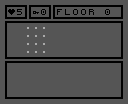

This is a level from a 2D game, rendered from its Tiled map with the project's own tilesets. A one-line summary and the complete map file follow:
An orthogonal 16x13 tile map with 8x8 px tiles, 1 tile layer (Tile Layer 1), 2 tilesets.

<map version="1.9" tiledversion="1.9.1" orientation="orthogonal" renderorder="right-down" width="16" height="13" tilewidth="8" tileheight="8" infinite="0" nextlayerid="2" nextobjectid="1">
 <tileset firstgid="1" source="bg.tsx" />
 <tileset firstgid="129" name="shared" tilewidth="8" tileheight="8" tilecount="128" columns="16">
  <image source="../img/shared.png" width="128" height="64" />
 </tileset>
 <layer id="1" name="Tile Layer 1" width="16" height="13">
  <data encoding="csv">
113,114,114,115,114,114,115,114,114,114,114,114,114,114,114,116,
117,229,235,118,198,230,118,209,215,218,218,221,1,230,1,119,
120,121,121,122,121,121,122,121,121,121,121,121,121,121,121,123,
117,1,1,220,220,220,1,1,1,1,1,1,1,1,1,119,
117,1,1,220,220,220,1,1,1,1,1,1,1,1,1,119,
117,1,1,220,220,220,1,1,1,1,1,1,1,1,1,119,
117,1,1,220,220,220,1,1,1,1,1,1,1,1,1,119,
120,121,121,121,121,121,121,121,121,121,121,121,121,121,121,123,
117,1,1,1,1,1,1,1,1,1,1,1,1,1,1,119,
117,1,1,1,1,1,1,1,1,1,1,1,1,1,1,119,
117,1,1,1,1,1,1,1,1,1,1,1,1,1,1,119,
117,1,1,1,1,1,1,1,1,1,1,1,1,1,1,119,
124,125,125,125,125,125,125,125,125,125,125,125,125,125,125,126
</data>
 </layer>
</map>
